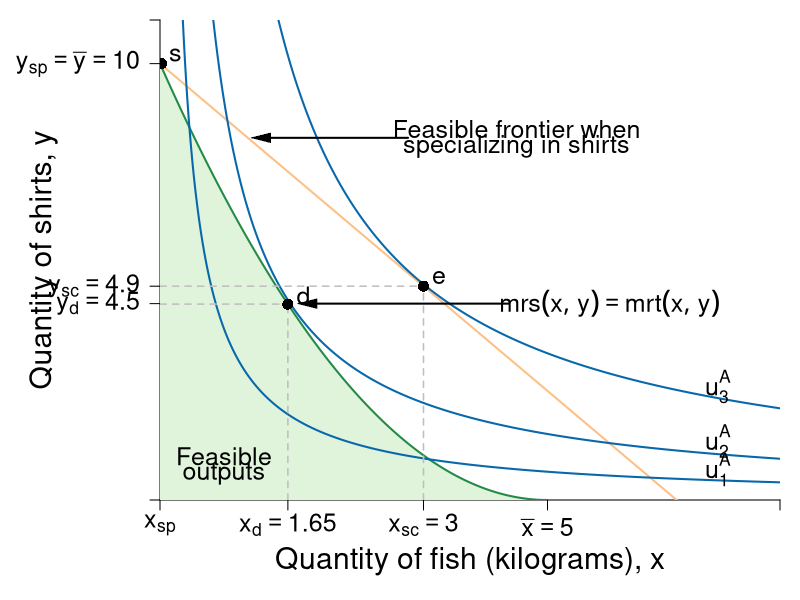

Generate this figure with R:
#Graph Designer: Simon Halliday
#Authors: Bowles, Foley and Halliday
#Title: Coordination, Conflict and Competition: A Text in Microeconomics

require(shape)
pdf(file = "specprodexch/ppf_eos_indiff.pdf", width = 9, height = 9)

#Set parameters for graphics
pointsize <- 1.8
axislabelsize <- 1.8
labelsize <- 1.5
namesize <- 1.8
annotatesize <- 1.5
graphlinewidth <- 2
segmentlinewidth <- 1.5

COL <- c("#7fc97f", "#beaed4", "#fdc086", "#ffff99", "#386cb0", "#f0027f", "#bf5b17", "#666666")
COLA <- c("#e0f3db", "#99d8c9","#66c2a4","#41ae76", "#238b45", "#005824")
COLB <- c("#4eb3d3", "#2b8cbe", "#0868ac","#084081")

#Edited the margins to cater for the larger LHS labels
par(mar =  c(5, 8, 1, 1))

#Change this to make it log of l 

# ppf <- function(l, k = 0.5) {
#   k * (1/l)
# }

ppf <- function(fish, k = 10/25, alpha = 2, maxfish = 5) {
  k * (fish - maxfish)^alpha 
}
# 
# fishProd <- function(l, k = 0.5){
#   (-k)*l
# }
# 
# feasibleLabor <- function(l, time = 10){
#   -time - l
# }
# 
# manufactureProd <- function(l, k = 0.1, alpha = 2){
#   k * (-l)^alpha
# }

uFn <- function(x, y, alpha = 0.5){
  (x^alpha)*(y^(1-alpha))
}

budgetExchange <- function(x, yintercept = 12, slope = 1){
  yintercept - slope * x
}

xlims <- c(0, 8)
ylims <- c(0, 11)

npts <- 501 
x <- seq(xlims[1], xlims[2], length.out = npts)
y <- seq(ylims[1], ylims[2], length.out = npts) 
a <- c(1.8, 2.75, 4.1)

plot(0, 0, xlim = xlims, ylim = ylims, type = "n",
     xlab = expression(paste("")),
     ylab = expression(paste("")), 
     xaxt = "n", 
     yaxt = "n", 
     cex.lab = axislabelsize, 
     bty = "n", 
     xaxs="i", 
     yaxs="i"
)

# ticksy <- seq(from = 0, to = ylims[2], by = 1)
# ylabels <- seq(from = 0, to = ylims[2], by = 1)
# ticksx <- seq(from = 0, to = xlims[2], by = 1)
# xlabels <- seq(from = 0, to = xlims[2], by = 1)
ticksy <- c(ylims[1], 4.5, 4.9, 10, ylims[2])
ylabels <- c(NA, expression(paste(y[d]) == 4.5), expression(paste(y[sc]) == 4.9),expression(paste(y[sp] == bar(y), phantom()==10)), NA)
ticksx <- c(xlims[1], 1.65, 3.4, 5,  xlims[2])
xlabels <- c(expression(paste(x[sp])), expression(paste(x[d]) == 1.65), expression(paste(x[sc])==3), expression(paste(bar(x)==5)), NA)


axis(1, at = ticksx, pos = 0, labels = xlabels, cex.axis = labelsize)
axis(2, at = ticksy, pos = 0, labels = ylabels, las = 1, cex.axis = labelsize)

npts <- 500 
xx1 <- seq(0, 5, length.out = npts)
xx2 <- seq(0, xlims[2], length.out = npts)
xx3 <- seq(xlims[1], 0, length.out = npts)
xx4 <- seq(-11, 0, length.out = npts)

#Draw the polygon for shading the feasible set
xpoly1 <- seq(from = 0, to = 5, length.out = 500)
ypoly1 <- ppf(xpoly1, k = 10/25, alpha = 2, maxfish = 5)
polygon(x = c(xpoly1, rev(xpoly1[1])), y = c(ypoly1, rev(ypoly1)[1]), col=COLA[1], density=NULL, border = NA)

#Draw the graphs
lines(xx1, ppf(xx1, k = 10/25, alpha = 2, maxfish = 5), col = COLA[5], lwd = graphlinewidth)
lines(xx2, budgetExchange(xx2,  yintercept = 10, slope = 1.5), col = COL[3], lwd = graphlinewidth)
#lines(xx3, feasibleLabor(xx3, time = 10), col = COL[3], lwd = graphlinewidth)
#lines(xx4, manufactureProd(xx4, k = 0.1, alpha = 2), col = COLB[4], lwd = graphlinewidth)

#Label axes
mtext(expression(paste("Quantity of fish (kilograms), ", x)), side = 1, line = 3, cex = axislabelsize)
text(-1.5, 0.5*ylims[2], expression(paste("Quantity of shirts, ", y)), xpd = TRUE, cex = axislabelsize, srt = 90) 


contour(x, y, 
        outer(x, y, uFn),
        drawlabels = FALSE,
        col = COLB[3],
        lwd = graphlinewidth,
        levels = a, 
        xaxs="i", 
        yaxs="i", 
        add = TRUE)

#Label the indifference curves
text(7.2, 0.7, expression(u[1]^A), cex = labelsize)
text(7.2, 1.35, expression(u[2]^A), cex = labelsize)
text(7.2, 2.6, expression(u[3]^A), cex = labelsize)

#Label point d
text(1.65 + 0.2, ppf(fish = 1.65) +.2, expression(d), cex = labelsize)
segments(1.65, 0, 1.65, ppf(fish = 1.65), lty = 2, col = "gray", lwd = segmentlinewidth)
segments(0, ppf(fish = 1.65), 1.65, ppf(fish = 1.65, k = 10/25, alpha = 2, maxfish = 5), lty = 2, col = "gray", lwd = segmentlinewidth)
points(1.65, ppf(fish = 1.65), pch = 16, col = "black", cex = 1.5)

#Label point e
text(3.4 + 0.2, budgetExchange(3.4,  yintercept = 10, slope = 1.5) +.2, expression(e), cex = labelsize)
segments(3.4, 0, 3.4, budgetExchange(3.4,  yintercept = 10, slope = 1.5), lty = 2, col = "gray", lwd = segmentlinewidth)
segments(0, budgetExchange(3.4,  yintercept = 10, slope = 1.5), 3.4, budgetExchange(3.4,  yintercept = 10, slope = 1.5), lty = 2, col = "gray", lwd = segmentlinewidth)
points(3.4, budgetExchange(3.4,  yintercept = 10, slope = 1.5), pch = 16, col = "black", cex = 1.5)

#Label point s
text(0.2, 10.2, expression(s), cex = labelsize)
points(0.02, 10, pch = 16, col = "black", cex = 1.5)

#Label the feasible frontier
# text(4.5, 7.8, expression("Feasible Frontier"), cex = labelsize)
# text(4.5, 7.4, expression("(production possibilities frontier)"), cex = labelsize)
# Arrows(3.2, 7.8, 0.75, 7.8, col = "black", lty = 1, lwd = 2, arr.type = "triangle", arr.lwd = 0.5)


#Label the exchange constraint
text(4.6, 8.5, expression("Feasible frontier when"), cex = labelsize)
text(4.6, 8.1, expression("specializing in shirts"), cex = labelsize)
Arrows(3.2, 8.3, 1.3, 8.3, col = "black", lty = 1, lwd = 2, arr.type = "triangle", arr.lwd = 0.5)

#Label mrt = mrs
text(5.8, 4.5, expression(paste(mrs(x,y) == mrt(x,y))), cex = labelsize)
Arrows(4.5, 4.5, 1.9, 4.5, col = "black", lty = 1, lwd = 2, arr.type = "triangle", arr.lwd = 0.5)

text(0.825, 1, expression("Feasible"), cex = labelsize)
text(0.825, 0.6, expression("outputs"), cex = labelsize)

dev.off()
